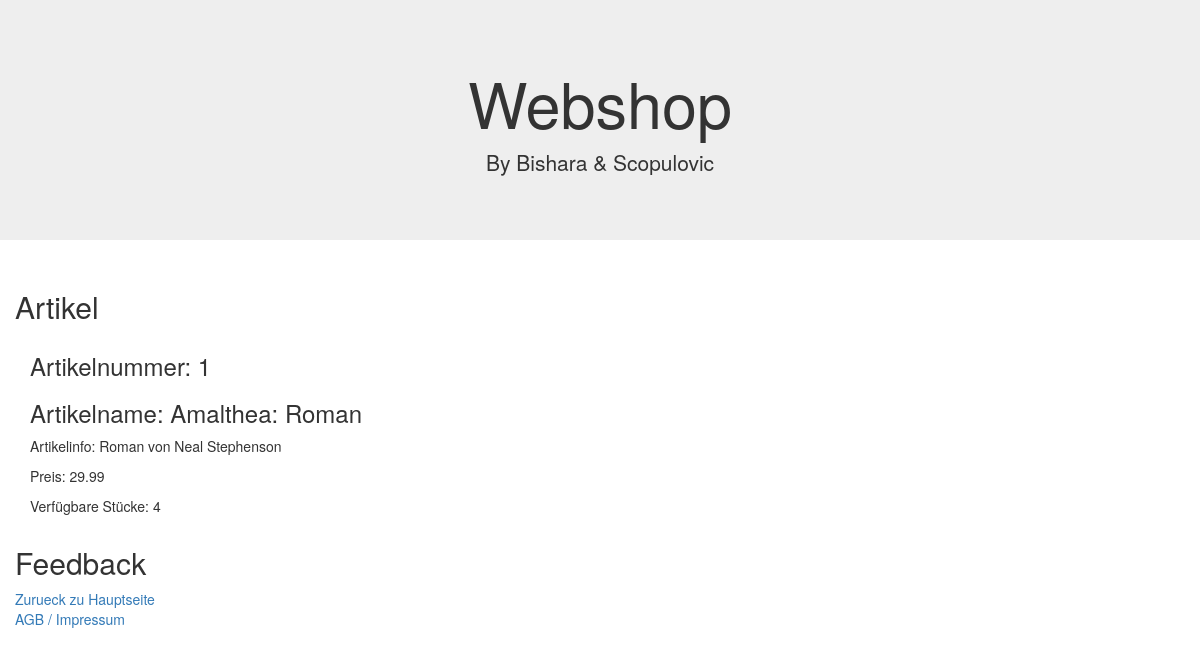
Page /shop/1/ on the earlier database version.
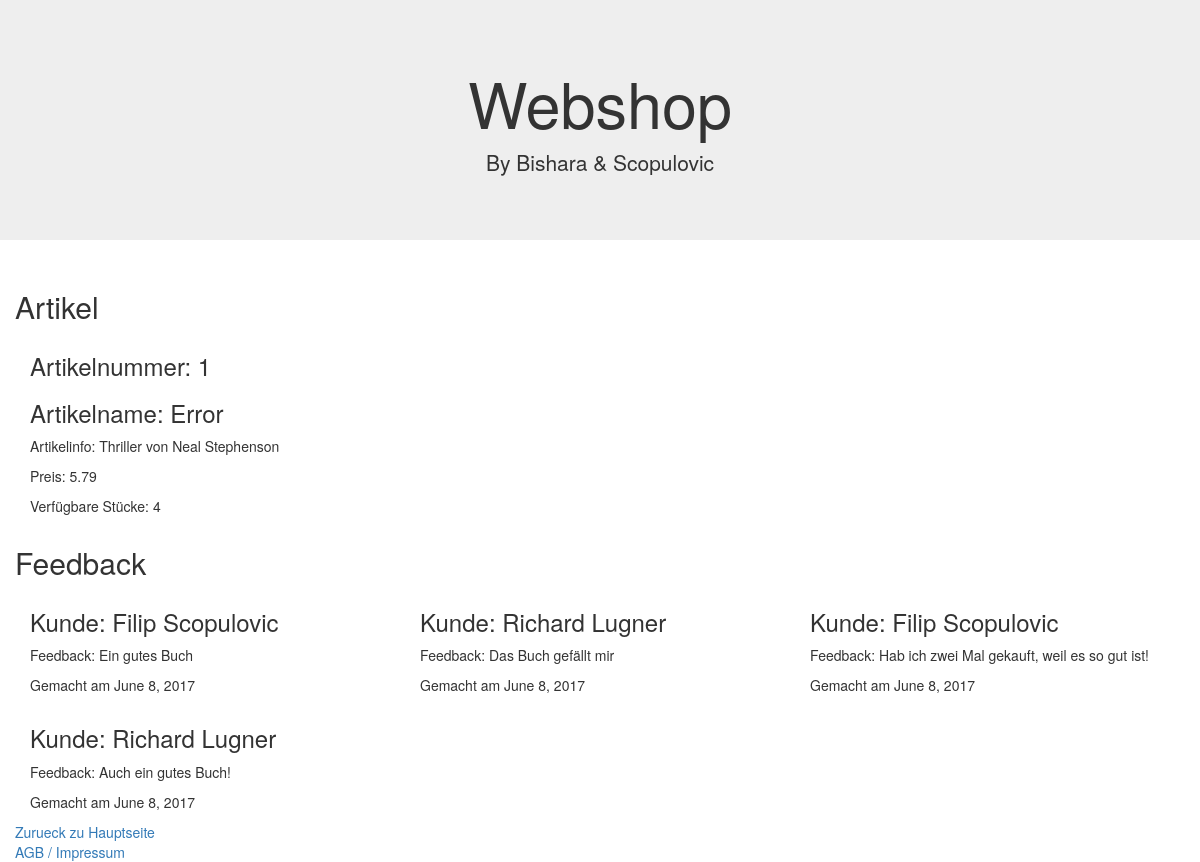
Same page on the later database version.
### shop/models.py (models this page shows, shortened)
class Artikel(models.Model):
    artikelnummer = models.IntegerField(primary_key=True)
    artikelbez = models.CharField(max_length=255)
    npreis = models.DecimalField(max_digits=7, decimal_places=2)
    verfuegbareStucke = models.SmallIntegerField()
    feedbackartikel = models.ManyToManyField(Kunde, through="Feedback")
    artikelinfo = models.CharField(max_length=255)
    class Meta:
        verbose_name_plural = "Artikel"

class Feedback(models.Model):
    artikel = models.ForeignKey(Artikel, on_delete=models.CASCADE)
    kunde = models.ForeignKey(Kunde, on_delete=models.CASCADE)
    feedbackbewertung = models.CharField(max_length=255)
    feedbackdatum = models.DateField()
    class Meta:
        verbose_name_plural = "Feedbacks"

class Kunde(models.Model):
    name = models.CharField(max_length=255)
    knr = models.IntegerField(primary_key=True)
    email = models.CharField(max_length=255)
    adresse = models.OneToOneField(Adresse, on_delete=models.CASCADE)
    zuletzt_online = models.DateField(null=True)
    class Meta:
        verbose_name_plural = "Kunden"

### shop/views.py (the view)
# urls.py: url(r'(?P<artikel_id>[0-9]+)/$', views.view_artikel, name="view_artikel"),
def view_artikel(request, artikel_id):
    a = get_object_or_404(Artikel, pk=artikel_id)
    f = Feedback.objects.filter(artikel=a)
    return render(request, 'view_artikel.html', {'artikel': a, 'feedback': f})

### shop/templates/view_artikel.html (shortened to what this page needs)
<!DOCTYPE html>
<html lang="en">
<head>
    <link rel="stylesheet" href="https://maxcdn.bootstrapcdn.com/bootstrap/3.3.7/css/bootstrap.min.css">
</head>
<body>
    <div class="jumbotron text-center">
        <h1>Webshop</h1>
        <p>By Bishara & Scopulovic</p>
    </div>
    <div class="container">
        <div class="row">
            <h2>
                Artikel
            </h2>
            <div class="col-sm-4">
                <h3>
                    Artikelnummer: {{ artikel.artikelnummer }}
                </h3>
                <h3>
                    Artikelname: {{ artikel.artikelbez }}
                </h3>
                <p>
                    Artikelinfo: {{ artikel.artikelinfo }}
                </p>
                <p>
                    Preis: {{ artikel.npreis }}
                </p>
                <p>
                    Verfügbare Stücke: {{ artikel.verfuegbareStucke }}
                </p>
            </div>
        </div>
        <div class="row">
            <h2>
                Feedback
            </h2>
            {% for f in feedback %}
                <div class="col-sm-4">
                    <h3>
                        Kunde: {{ f.kunde.name }}
                    </h3>
                    <p>
                        Feedback: {{ f.feedbackbewertung }}
                    </p>
                    <p>
                        Gemacht am {{ f.feedbackdatum }}
                    </p>
                </div>
            {% endfor %}
        </div>
        <div class="row">
            <a href="{% url 'index' %}">Zurueck zu Hauptseite</a>
        </div>
    </div>
    <div class="col-sm-4">
        <a href="{% url 'impressum'%}">AGB / Impressum</a>
    </div>
</body>
</html>

Differences in the rows shown:
changed Artikel id 1: artikelbez "Amalthea: Roman" → "Error"; artikelinfo "Roman von Neal Stephenson" → "Thriller von Neal Stephenson"; npreis "29.99" → "5.79"
added Feedback: kunde.name "Filip Scopulovic", feedbackbewertung "Ein gutes Buch", feedbackdatum "June 8, 2017"
added Feedback: kunde.name "Richard Lugner", feedbackbewertung "Das Buch gefällt mir", feedbackdatum "June 8, 2017"
added Feedback: kunde.name "Filip Scopulovic", feedbackbewertung "Hab ich zwei Mal gekauft, weil es so gut ist!", feedbackdatum "June 8, 2017"
added Feedback: kunde.name "Richard Lugner", feedbackbewertung "Auch ein gutes Buch!", feedbackdatum "June 8, 2017"
